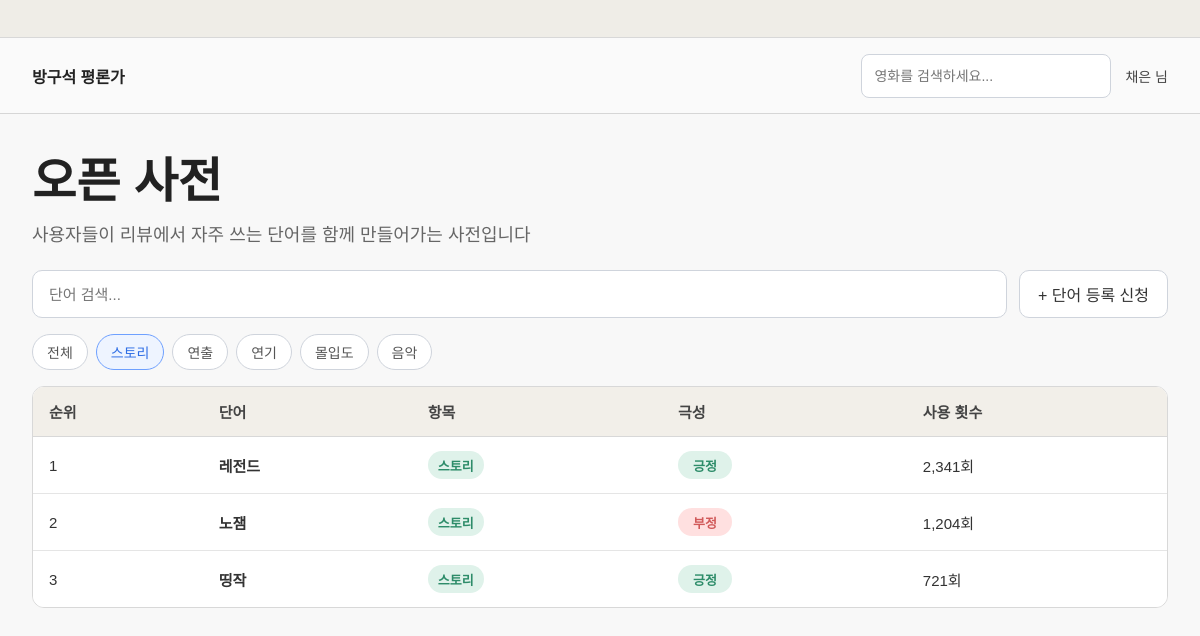
Page /dictionary?category=스토리 (signed in) on the committed database.
### tables this page shows
CREATE TABLE dictionary_words (
            id INTEGER PRIMARY KEY AUTOINCREMENT,
            word TEXT NOT NULL,
            category TEXT NOT NULL,
            sentiment TEXT NOT NULL,
            count INTEGER DEFAULT 1
        );

### app.py (the view)
@app.route("/dictionary")
def dictionary():
    if not login_required():
        return redirect(url_for("login"))
    keyword = request.args.get("q", "").strip()
    selected_category = request.args.get("category", "전체")
    query = "SELECT * FROM dictionary_words WHERE 1=1"
    params = []
    if selected_category != "전체":
        query += " AND category = ?"
        params.append(selected_category)
    if keyword:
        query += " AND word LIKE ?"
        params.append(f"%{keyword}%")
    query += " ORDER BY count DESC"
    conn = get_db()
    rows = conn.execute(query, params).fetchall()
    conn.close()
    dictionary_words = enrich_dictionary_items(rows)
    for idx, item in enumerate(dictionary_words, start=1):
        item["rank"] = idx
    return render_template(
        "dictionary.html",
        nickname=get_nickname(),
        dictionary_words=dictionary_words,
        categories=["전체", "스토리", "연출", "연기", "몰입도", "음악"],
        selected_category=selected_category,
        keyword=keyword
    )

### app.py (called while the page is built, shortened)
def get_db():
    conn = sqlite3.connect(DB_NAME)
    conn.row_factory = sqlite3.Row
    return conn

def login_required():
    return "user_id" in session

def get_current_user():
    if "user_id" not in session:
        return None
    conn = get_db()
    user = conn.execute("SELECT * FROM users WHERE id = ?", (session["user_id"],)).fetchone()
    conn.close()
    return user

def get_nickname():
    user = get_current_user()
    if user:
        return user["nickname"] + " 님"
    return "게스트 님"

def get_category_class(category):
    if category == "스토리":
        return "story"

def get_sentiment_class(sentiment):
    if sentiment == "긍정":
        return "positive"
    return "negative"

def enrich_dictionary_items(rows):
    items = []
    for row in rows:
        item = dict(row)
        item["category_class"] = get_category_class(item["category"])
        item["sentiment_class"] = get_sentiment_class(item["sentiment"])
        items.append(item)
    return items

### templates/dictionary.html (shortened to what this page needs)
<!DOCTYPE html>
<html lang="ko">
<head>
    <link rel="stylesheet" href="{{ url_for('static', filename='style.css') }}">
</head>
<body>
    <div class="window-frame">
        <div class="window-bar"></div>
        <div class="app-shell">
            <header class="top-header">
                <div class="brand">방구석 평론가</div>
                <div class="header-right">
                    <form action="/search" method="get" class="header-search">
                        <input type="text" name="q" placeholder="영화를 검색하세요...">
                    </form>
                    <div class="nickname">{{ nickname }}</div>
                </div>
            </header>
            <main class="page-content">
                <section class="dictionary-hero">
                    <h1>오픈 사전</h1>
                    <p>사용자들이 리뷰에서 자주 쓰는 단어를 함께 만들어가는 사전입니다</p>
                </section>
                <section class="dictionary-search-row">
                    <form action="/dictionary" method="get" class="dictionary-search-form">
                        <input type="text" name="q" value="{{ keyword }}" placeholder="단어 검색...">
                    </form>
                    <a href="/dictionary/request" class="dictionary-request-btn">+ 단어 등록 신청</a>
                </section>
                <section class="dictionary-filter-row">
                    {% for category in categories %}
                    <a href="/dictionary?category={{ category }}{% if keyword %}&q={{ keyword }}{% endif %}" class="dictionary-filter-chip {% if selected_category == category %}active{% endif %}">
                        {{ category }}
                    </a>
                    {% endfor %}
                </section>
                <section class="dictionary-table-wrap">
                    <table class="dictionary-table">
                        <thead>
                            <tr>
                                <th>순위</th>
                                <th>단어</th>
                                <th>항목</th>
                                <th>극성</th>
                                <th>사용 횟수</th>
                            </tr>
                        </thead>
                        <tbody>
                            {% for item in dictionary_words %}
                            <tr>
                                <td>{{ item.rank }}</td>
                                <td class="dictionary-word-cell">{{ item.word }}</td>
                                <td><span class="dict-badge category {{ item.category_class }}">{{ item.category }}</span></td>
                                <td><span class="dict-badge sentiment {{ item.sentiment_class }}">{{ item.sentiment }}</span></td>
                                <td>{{ "{:,}".format(item.count) }}회</td>
                            </tr>
                            {% endfor %}
                        </tbody>
                    </table>
                </section>
            </main>
        </div>
    </div>
</body>
</html>

### static/style.css (style rules this page uses)
* { box-sizing: border-box; margin: 0; padding: 0; font-family: "Malgun Gothic", "Apple SD Gothic Neo", sans-serif; }
body { background: #f3f4f6; color: #222; }
a { text-decoration: none; color: inherit; }
.window-frame { width: 100%; min-height: 100vh; background: #f3f4f6; }
.window-bar { height: 38px; border-bottom: 1px solid #d8d8d8; background: #efede7; }
.app-shell { max-width: 1400px; margin: 0 auto; background: #f8f8f8; min-height: calc(100vh - 38px); }
.top-header { height: 76px; border-bottom: 1px solid #d6d6d6; display: flex; align-items: center; justify-content: space-between; padding: 0 32px; background: #fafafa; }
.brand { font-size: 16px; font-weight: 700; }
.header-right { display: flex; align-items: center; gap: 14px; }
.header-search { display: flex; align-items: center; width: 250px; height: 44px; background: white; border: 1px solid #cfd4dc; border-radius: 8px; padding: 0 12px; }
.header-search input { border: none; outline: none; flex: 1; font-size: 14px; background: transparent; }
.nickname { font-size: 14px; color: #444; }
.page-content { padding: 28px 32px 40px; }
.dictionary-hero h1 { font-size: 48px; font-weight: 800; margin-bottom: 8px; }
.dictionary-hero p { font-size: 18px; color: #666; margin-bottom: 24px; }
.dictionary-search-row { display: flex; gap: 12px; align-items: center; margin-bottom: 16px; }
.dictionary-search-form { flex: 1; }
.dictionary-search-form input { width: 100%; height: 48px; border: 1px solid #cfd4dc; border-radius: 10px; padding: 0 16px; font-size: 15px; background: #fff; }
.dictionary-request-btn { display: inline-flex; align-items: center; justify-content: center; height: 48px; padding: 0 18px; border: 1px solid #cfd4dc; border-radius: 10px; background: #fff; color: #333; white-space: nowrap; }
.dictionary-filter-row { display: flex; gap: 8px; flex-wrap: wrap; margin-bottom: 16px; }
.dictionary-filter-chip { display: inline-flex; align-items: center; justify-content: center; height: 36px; padding: 0 14px; border: 1px solid #cfd4dc; border-radius: 999px; background: #fff; color: #555; font-size: 14px; }
.dictionary-filter-chip.active { border-color: #6ea0ff; color: #2f6ee5; background: #eef4ff; }
.dictionary-table-wrap { background: #fff; border: 1px solid #d8d8d8; border-radius: 12px; overflow: hidden; }
.dictionary-table { width: 100%; border-collapse: collapse; background: #fff; }
.dictionary-table thead th { background: #f2efe9; color: #444; font-size: 15px; text-align: left; padding: 14px 16px; border-bottom: 1px solid #d8d8d8; }
.dictionary-table tbody td { padding: 14px 16px; border-bottom: 1px solid #e5e5e5; font-size: 15px; color: #333; }
.dictionary-table tbody tr:last-child td { border-bottom: none; }
.dictionary-word-cell { font-weight: 700; }
.dict-badge { display: inline-flex; align-items: center; justify-content: center; min-width: 54px; height: 28px; padding: 0 10px; border-radius: 999px; font-size: 13px; font-weight: 700; }
.dict-badge.category.story { background: #dff2ea; color: #2d8c69; }
.dict-badge.sentiment.positive { background: #dff2ea; color: #2d8c69; }
.dict-badge.sentiment.negative { background: #ffe0e0; color: #d15a5a; }

### rows in the picture
dictionary_words: rank "1", word "레전드", category "스토리", sentiment "긍정", count "2,341"
dictionary_words: rank "2", word "노잼", category "스토리", sentiment "부정", count "1,204"
dictionary_words: rank "3", word "띵작", category "스토리", sentiment "긍정", count "721"

### other values in the picture
{{ nickname }} "채은 님"
{{ category }} "전체" "스토리" "연출" "연기" "몰입도" "음악"
